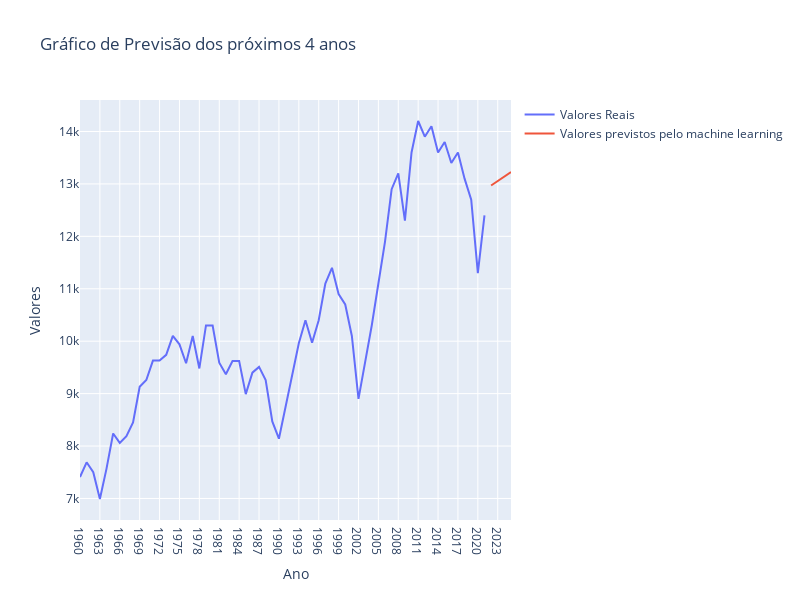

Write notebook code for a chart like this one.
### Markdown cell above
# Gráfico de previsão de PIB da Argentina nos próximos 4 anos

### Code cell
grafico_previsao_linha(anos_x=df_gdp_capita_anos.loc[:, '1960':].columns, anos_y=valores_prever.ravel(), 
                 valores_reais=argentina_pib_per_capita, valores_previstos=argentina_model.predict(valores_prever))

### Figure 1 — Plotly figure (JSON) as saved in the notebook; plotly's stock layout.template omitted (floating-point values rounded to 4 significant figures)
{"data": [{"mode": "lines", "name": "Valores Reais", "type": "scatter", "x": ["1960", "1961", "1962", "1963", "1964", "1965", "1966", "1967", "1968", "1969", "1970", "1971", "1972", "1973", "1974", "1975", "1976", "1977", "1978", "1979", "1980", "1981", "1982", "1983", "1984", "1985", "1986", "1987", "1988", "1989", "1990", "1991", "1992", "1993", "1994", "1995", "1996", "1997", "1998", "1999", "2000", "2001", "2002", "2003", "2004", "2005", "2006", "2007", "2008", "2009", "2010", "2011", "2012", "2013", "2014", "2015", "2016", "2017", "2018", "2019", "2020", "2021"], "y": [7410, 7690, 7500, 6990, 7570, 8240, 8060, 8190, 8450, 9130, 9260, 9630, 9630, 9740, 10100, 9940, 9580, 10100, 9480, 10300, 10300, 9590, 9370, 9620, 9620, 8990, 9400, 9510, 9260, 8470, 8140, 8760, 9330, 9960, 10400, 9970, 10400, 11100, 11400, 10900, 10700, 10100, 8900, 9580, 10300, 11100, 11900, 12900, 13200, 12300, 13600, 14200, 13900, 14100, 13600, 13800, 13400, 13600, 13100, 12700, 11300, 12400]}, {"mode": "lines", "name": "Valores previstos pelo machine learning", "type": "scatter", "x": [2022, 2023, 2024, 2025], "y": [12970.0, 13060.0, 13140.0, 13230.0]}], "layout": {"height": 600, "title": {"text": "Gráfico de Previsão dos próximos 4 anos"}, "width": 800, "xaxis": {"title": {"text": "Ano"}}, "yaxis": {"title": {"text": "Valores"}}}}
